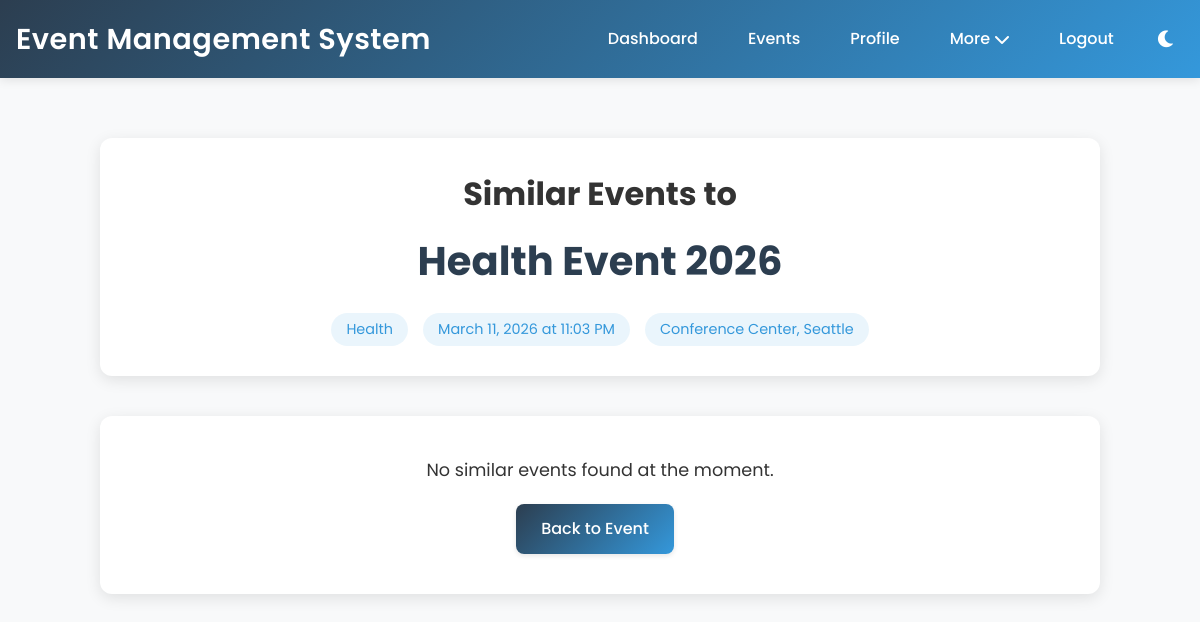
The page /event/12/similar (signed in) on the database as committed earlier.
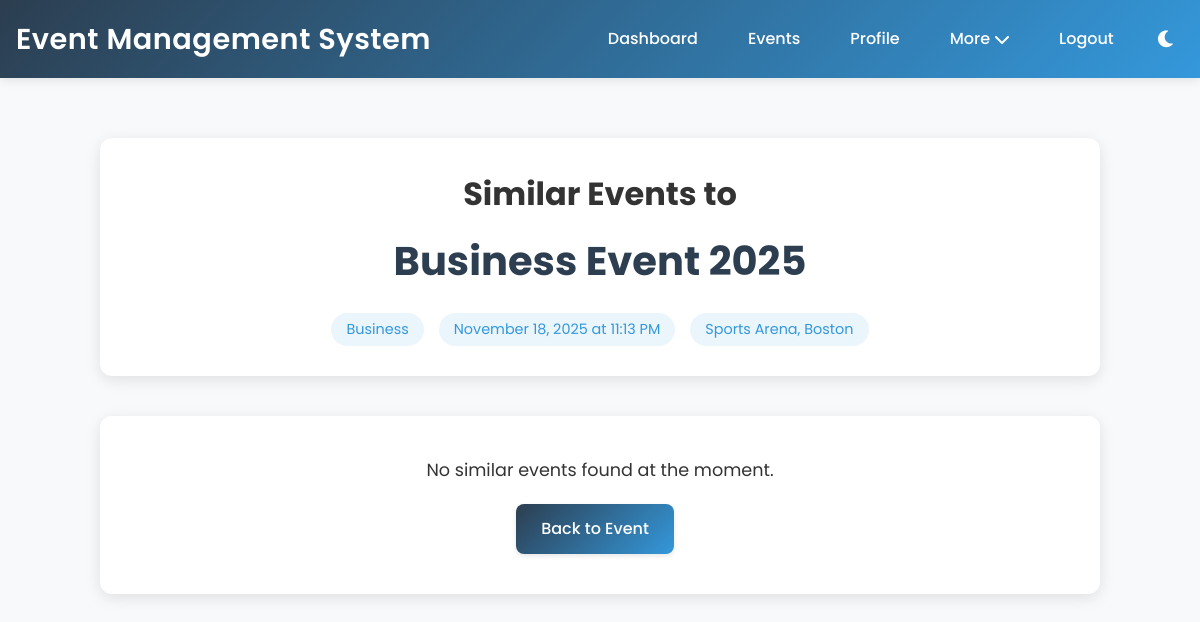
The same page on the database as committed later.
### app.py (models this page shows, shortened)
class Event(db.Model):
    id = db.Column(db.Integer, primary_key=True)
    title = db.Column(db.String(100), nullable=False)
    description = db.Column(db.Text, nullable=False)
    date = db.Column(db.DateTime, nullable=False)
    venue = db.Column(db.String(200), nullable=False)
    category = db.Column(db.String(50), nullable=False)
    capacity = db.Column(db.Integer, nullable=False)
    price = db.Column(db.Float, nullable=False)
    organizer = db.Column(db.String(100), nullable=False)
    contact_email = db.Column(db.String(120), nullable=False)
    contact_phone = db.Column(db.String(20), nullable=False)
    requirements = db.Column(db.Text)
    schedule = db.Column(db.Text)
    speakers = db.Column(db.Text)
    sponsors = db.Column(db.Text)
    image_url = db.Column(db.String(255))  # For external images
    image_path = db.Column(db.String(255))  # For uploaded images
    organizer_id = db.Column(db.Integer, db.ForeignKey('user.id'), nullable=False)
    created_by = db.Column(db.Integer, db.ForeignKey('user.id'), nullable=False)
    created_at = db.Column(db.DateTime, default=datetime.utcnow)
    updated_at = db.Column(db.DateTime, default=datetime.utcnow, onupdate=datetime.utcnow)
    status = db.Column(db.String(20), default='upcoming')  # upcoming, ongoing, completed, cancelled
    is_featured = db.Column(db.Boolean, default=False)
    registration_deadline = db.Column(db.DateTime)
    tags = db.Column(db.String(255))  # Comma-separated tags
    additional_images = db.Column(db.Text)  # JSON string for multiple images
    likes = db.Column(db.Integer, default=0)
    shares = db.Column(db.Integer, default=0)
    views = db.Column(db.Integer, default=0)
    revenue = db.Column(db.Float, default=0.0)
    chat_messages = db.relationship('ChatMessage', backref='event', lazy=True)
    def get_similar_events(self, limit=3):
        upcoming_events = Event.query.filter(
            Event.date > datetime.utcnow(),
            Event.id != self.id
        ).all()
        if not upcoming_events:
            return []

### app.py (the view)
@app.route('/event/<int:event_id>/similar')
def similar_events(event_id):
    event = Event.query.get_or_404(event_id)
    similar_events = event.get_similar_events()
    return render_template('similar_events.html',
                         event=event,
                         similar_events=similar_events)

### app.py (called while the page is built)
@login_manager.user_loader
def load_user(user_id):
    return User.query.get(int(user_id))

### templates/similar_events.html (shortened to what this page needs)
{% extends "base.html" %}
{% block content %}
<div class="similar-events-container">
    <div class="current-event">
        <h1>Similar Events to</h1>
        <h2>{{ event.title }}</h2>
        <div class="event-meta">
            <span class="category">{{ event.category }}</span>
            <span class="date">{{ event.date.strftime('%B %d, %Y at %I:%M %p') }}</span>
            <span class="venue">{{ event.venue }}</span>
        </div>
    </div>
    {% if similar_events %}
    <div class="similar-events-grid">
        {% for similar_event in similar_events %}
        <div class="similar-event-card">
            <div class="event-image">
                <img src="{{ similar_event.get_image_url() }}" alt="{{ similar_event.title }}">
            </div>
            <div class="event-info">
                <h3>{{ similar_event.title }}</h3>
                <div class="event-meta">
                    <span class="category">{{ similar_event.category }}</span>
                    <span class="date">{{ similar_event.date.strftime('%B %d, %Y at %I:%M %p') }}</span>
                    <span class="venue">{{ similar_event.venue }}</span>
                </div>
                <p class="description">{{ similar_event.description[:150] }}...</p>
                <div class="event-actions">
                    <a href="{{ url_for('event_details', event_id=similar_event.id) }}" class="btn">View Details</a>
                </div>
            </div>
        </div>
        {% endfor %}
    </div>
    {% else %}
    <div class="no-similar-events">
        <p>No similar events found at the moment.</p>
        <a href="{{ url_for('event_details', event_id=event.id) }}" class="btn">Back to Event</a>
    </div>
    {% endif %}
</div>
{% endblock %}

Rows that differ between the two databases and show on the page:
changed Event: title "Health Event 2026" → "Business Event 2025"; category "Health" → "Business"; date "March 11, 2026 at 11:03 PM" → "November 18, 2025 at 11:13 PM"; venue "Conference Center, Seattle" → "Sports Arena, Boston"
